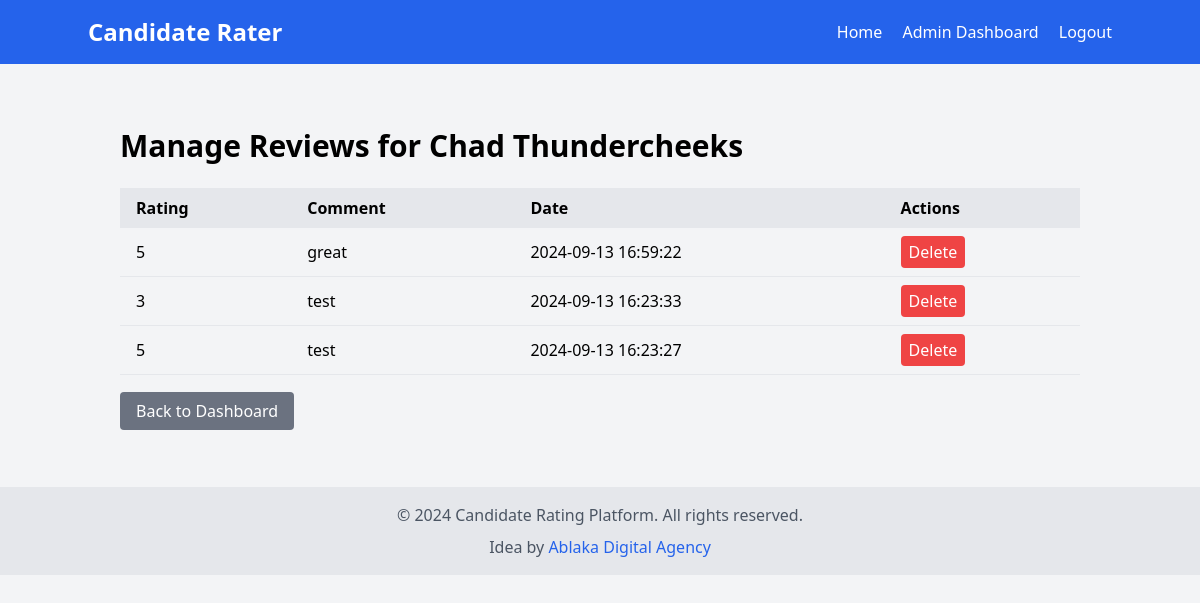
The page /admin/manage_reviews/1 (signed in) on the database as committed earlier.
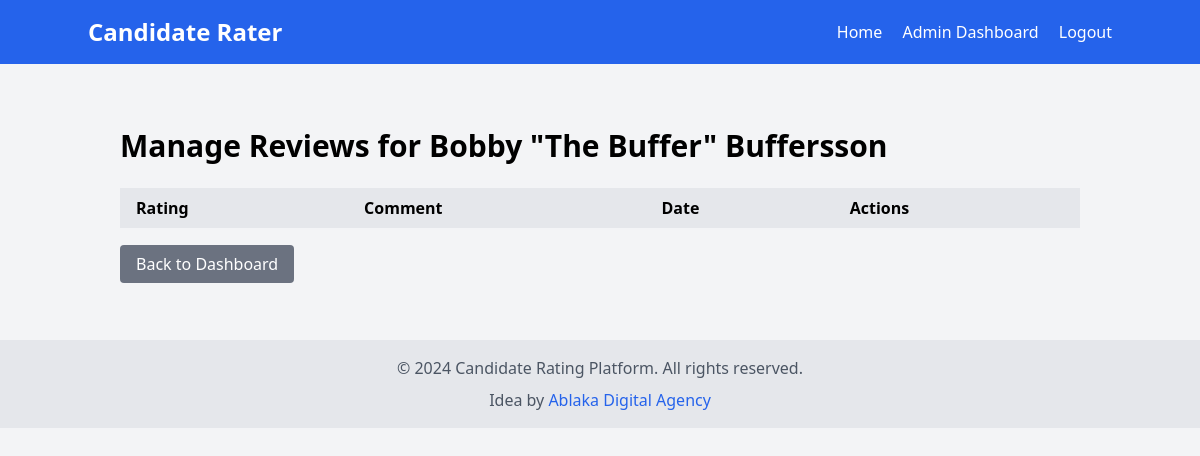
The same page on the database as committed later.
### models.py (models this page shows, shortened)
class Candidate(db.Model):
    id = db.Column(db.Integer, primary_key=True)
    name = db.Column(db.String(100), nullable=False)
    bio = db.Column(db.Text, nullable=False)
    contact = db.Column(db.String(100), nullable=False)
    photo = db.Column(db.String(100), nullable=False)
    phone = db.Column(db.Text, nullable=True)
    website = db.Column(db.Text, nullable=True)
    social_media = db.Column(db.Text, nullable=True)
    reviews = db.relationship('Review', backref='candidate', lazy=True)
    average_rating = db.Column(db.Float, default=0.0)

class Review(db.Model):
    id = db.Column(db.Integer, primary_key=True)
    rating = db.Column(db.Integer, nullable=False)
    comment = db.Column(db.Text, nullable=True)
    created_at = db.Column(db.DateTime, default=datetime.utcnow)
    candidate_id = db.Column(db.Integer, db.ForeignKey('candidate.id'), nullable=False)

### main.py (the view)
@app.route('/admin/manage_reviews/<int:candidate_id>', methods=['GET', 'POST'])
def admin_manage_reviews(candidate_id):
    if 'admin_id' not in session:
        logging.warning(f"Unauthorized access attempt to manage reviews for candidate {candidate_id}")
        flash('Please log in to access this page', 'error')
        return redirect(url_for('admin_login'))
    try:
        candidate = Candidate.query.get_or_404(candidate_id)
        logging.info(f"Managing reviews for candidate {candidate_id}")
        if request.method == 'POST':
            pass
        reviews = Review.query.filter_by(candidate_id=candidate_id).order_by(Review.created_at.desc()).all()
        logging.info(f"Retrieved {len(reviews)} reviews for candidate {candidate_id}")
        return render_template('admin/manage_reviews.html', candidate=candidate, reviews=reviews)
    except Exception as e:
        logging.error(f"Error in admin_manage_reviews for candidate {candidate_id}: {str(e)}")
        flash('An error occurred while managing reviews', 'error')
        return redirect(url_for('admin_dashboard'))

### templates/admin/manage_reviews.html (shortened to what this page needs)
{% extends "base.html" %}
{% block content %}
<div class="container mx-auto px-4 py-8">
    <h1 class="text-3xl font-bold mb-6">Manage Reviews for {{ candidate.name }}</h1>
    <div class="overflow-x-auto">
        <table class="w-full table-auto">
            <thead>
                <tr class="bg-gray-200">
                    <th class="px-4 py-2 text-left">Rating</th>
                    <th class="px-4 py-2 text-left">Comment</th>
                    <th class="px-4 py-2 text-left">Date</th>
                    <th class="px-4 py-2 text-left">Actions</th>
                </tr>
            </thead>
            <tbody>
                {% for review in reviews %}
                <tr class="border-b">
                    <td class="px-4 py-2">{{ review.rating }}</td>
                    <td class="px-4 py-2">{{ review.comment }}</td>
                    <td class="px-4 py-2">{{ review.created_at.strftime('%Y-%m-%d %H:%M:%S') }}</td>
                    <td class="px-4 py-2">
                        <form action="{{ url_for('admin_delete_review', review_id=review.id) }}" method="POST" class="inline">
                            <button type="submit" class="bg-red-500 text-white px-2 py-1 rounded hover:bg-red-600" onclick="return confirm('Are you sure you want to delete this review?')">Delete</button>
                        </form>
                    </td>
                </tr>
                {% endfor %}
            </tbody>
        </table>
    </div>
    <div class="mt-6">
        <a href="{{ url_for('admin_dashboard') }}" class="bg-gray-500 text-white px-4 py-2 rounded hover:bg-gray-600">Back to Dashboard</a>
    </div>
</div>
{% endblock %}

Rows that differ between the two databases and show on the page:
removed Review: rating "5", comment "great", created_at "2024-09-13 16:59:22"
removed Review: rating "3", comment "test", created_at "2024-09-13 16:23:33"
removed Review: rating "5", comment "test", created_at "2024-09-13 16:23:27"
changed Candidate: name "Chad Thundercheeks" → "Bobby \"The Buffer\" Buffersson"
